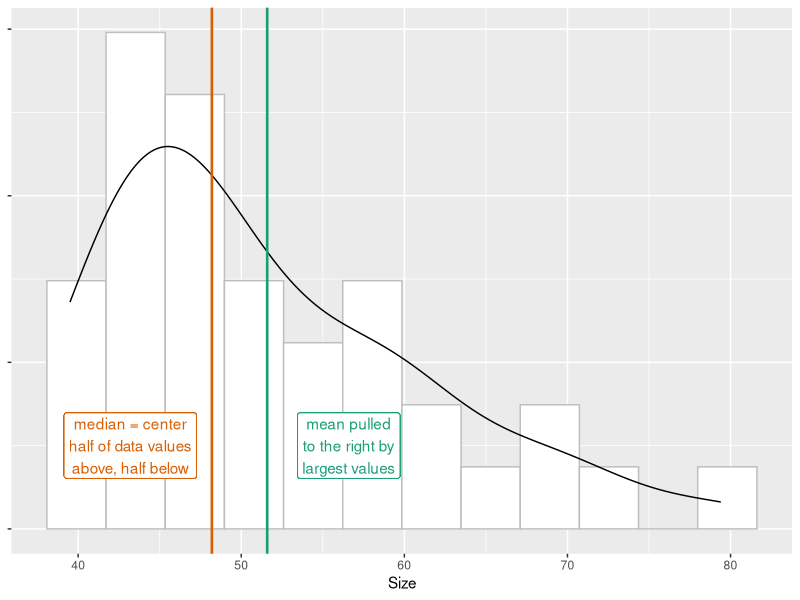

Reproduce this figure in R.
library(tidyverse)
tumor_subset <- read_csv("../data/tumor_filtered.csv")

mean_tumor_size <- tumor_subset %>% 
  filter(Day == 0) %>% 
  summarise(tumor_size = mean(Size))

median_tumor_size <- tumor_subset %>% 
  filter(Day == 0) %>% 
  summarise(tumor_size = median(Size))

density_plot <- ggplot(filter(tumor_subset, Day == 0), aes(Size)) + 
  geom_histogram(aes(y=..density..), colour="gray", fill="white", bins = 12) + 
  geom_density() + 
  geom_vline(xintercept = mean_tumor_size[["tumor_size"]], color = "#1b9e77", lwd = .9) + 
  geom_vline(xintercept = median_tumor_size[["tumor_size"]], color = "#d95f02", lwd = .9) + 
  geom_label(label = "median = center\nhalf of data values\nabove, half below", x = median_tumor_size[["tumor_size"]] - 5, y = .01, color = "#d95f02") + 
  geom_label(label = "mean pulled\nto the right by\nlargest values", x = mean_tumor_size[["tumor_size"]] + 5, y = .01, color = "#1b9e77") + 
  theme(axis.text.y = element_blank()) + 
  labs(y=NULL)

png("../fig/density-plot.png")
density_plot
dev.off()

